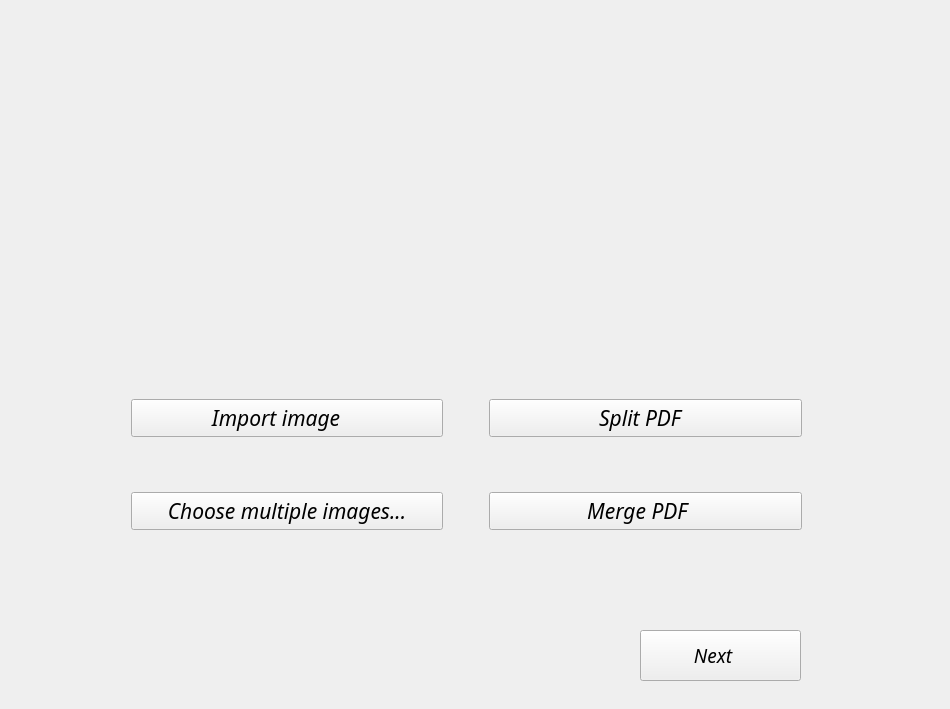
<?xml version="1.0" encoding="UTF-8"?>
<ui version="4.0">
 <class>MainWindow</class>
 <widget class="QWidget" name="MainWindow">
  <property name="geometry">
   <rect>
    <x>0</x>
    <y>0</y>
    <width>950</width>
    <height>709</height>
   </rect>
  </property>
  <property name="maximumSize">
   <size>
    <width>1200</width>
    <height>850</height>
   </size>
  </property>
  <property name="windowTitle">
   <string>MainWindow</string>
  </property>
  <widget class="QStackedWidget" name="stackedWidget">
   <property name="geometry">
    <rect>
     <x>-20</x>
     <y>20</y>
     <width>1021</width>
     <height>681</height>
    </rect>
   </property>
   <property name="layoutDirection">
    <enum>Qt::RightToLeft</enum>
   </property>
   <property name="currentIndex">
    <number>0</number>
   </property>
   <widget class="QWidget" name="main">
    <widget class="QLabel" name="lblDescan">
     <property name="geometry">
      <rect>
       <x>150</x>
       <y>40</y>
       <width>591</width>
       <height>151</height>
      </rect>
     </property>
     <property name="text">
      <string/>
     </property>
     <property name="pixmap">
      <pixmap resource="resources.qrc">:/img/1.png</pixmap>
     </property>
    </widget>
    <widget class="QPushButton" name="pbNextEdit">
     <property name="geometry">
      <rect>
       <x>660</x>
       <y>610</y>
       <width>161</width>
       <height>51</height>
      </rect>
     </property>
     <property name="font">
      <font>
       <family>Ubuntu Condensed</family>
       <pointsize>14</pointsize>
       <italic>true</italic>
      </font>
     </property>
     <property name="text">
      <string>Next   </string>
     </property>
     <property name="icon">
      <iconset>
       <selectedoff>next.png</selectedoff>
       <selectedon>:/img/next.png</selectedon>
      </iconset>
     </property>
     <property name="iconSize">
      <size>
       <width>20</width>
       <height>20</height>
      </size>
     </property>
    </widget>
    <widget class="QWidget" name="">
     <property name="geometry">
      <rect>
       <x>151</x>
       <y>330</y>
       <width>671</width>
       <height>231</height>
      </rect>
     </property>
     <layout class="QGridLayout" name="gridLayout_2">
      <item row="1" column="2">
       <widget class="QPushButton" name="pbImportMultiple">
        <property name="sizePolicy">
         <sizepolicy hsizetype="Minimum" vsizetype="Preferred">
          <horstretch>0</horstretch>
          <verstretch>15</verstretch>
         </sizepolicy>
        </property>
        <property name="font">
         <font>
          <family>Ubuntu Condensed</family>
          <pointsize>16</pointsize>
          <italic>true</italic>
         </font>
        </property>
        <property name="text">
         <string>Choose multiple images...</string>
        </property>
        <property name="iconSize">
         <size>
          <width>30</width>
          <height>30</height>
         </size>
        </property>
       </widget>
      </item>
      <item row="0" column="2">
       <widget class="QPushButton" name="pbImport">
        <property name="font">
         <font>
          <family>Ubuntu Condensed</family>
          <pointsize>16</pointsize>
          <italic>true</italic>
         </font>
        </property>
        <property name="text">
         <string>Import image    </string>
        </property>
        <property name="icon">
         <iconset>
          <selectedon>:/img/import4.png</selectedon>
         </iconset>
        </property>
        <property name="iconSize">
         <size>
          <width>30</width>
          <height>30</height>
         </size>
        </property>
       </widget>
      </item>
      <item row="0" column="0">
       <widget class="QPushButton" name="pbSplitPdf">
        <property name="font">
         <font>
          <family>Ubuntu Condensed</family>
          <pointsize>16</pointsize>
          <italic>true</italic>
         </font>
        </property>
        <property name="text">
         <string> Split PDF   </string>
        </property>
        <property name="icon">
         <iconset>
          <selectedon>:/img/split.png</selectedon>
         </iconset>
        </property>
        <property name="iconSize">
         <size>
          <width>30</width>
          <height>30</height>
         </size>
        </property>
       </widget>
      </item>
      <item row="0" column="1">
       <spacer name="horizontalSpacer">
        <property name="orientation">
         <enum>Qt::Horizontal</enum>
        </property>
        <property name="sizeType">
         <enum>QSizePolicy::Fixed</enum>
        </property>
        <property name="sizeHint" stdset="0">
         <size>
          <width>40</width>
          <height>20</height>
         </size>
        </property>
       </spacer>
      </item>
      <item row="1" column="0">
       <widget class="QPushButton" name="pbMergePdf">
        <property name="font">
         <font>
          <family>Ubuntu Condensed</family>
          <pointsize>16</pointsize>
          <italic>true</italic>
         </font>
        </property>
        <property name="text">
         <string>Merge PDF   </string>
        </property>
        <property name="icon">
         <iconset>
          <selectedon>:/img/file.png</selectedon>
         </iconset>
        </property>
        <property name="iconSize">
         <size>
          <width>30</width>
          <height>30</height>
         </size>
        </property>
       </widget>
      </item>
     </layout>
    </widget>
   </widget>
   <widget class="QWidget" name="editImg"/>
   <widget class="QWidget" name="page"/>
  </widget>
 </widget>
 <resources>
  <include location="resources.qrc"/>
 </resources>
 <connections/>
</ui>
